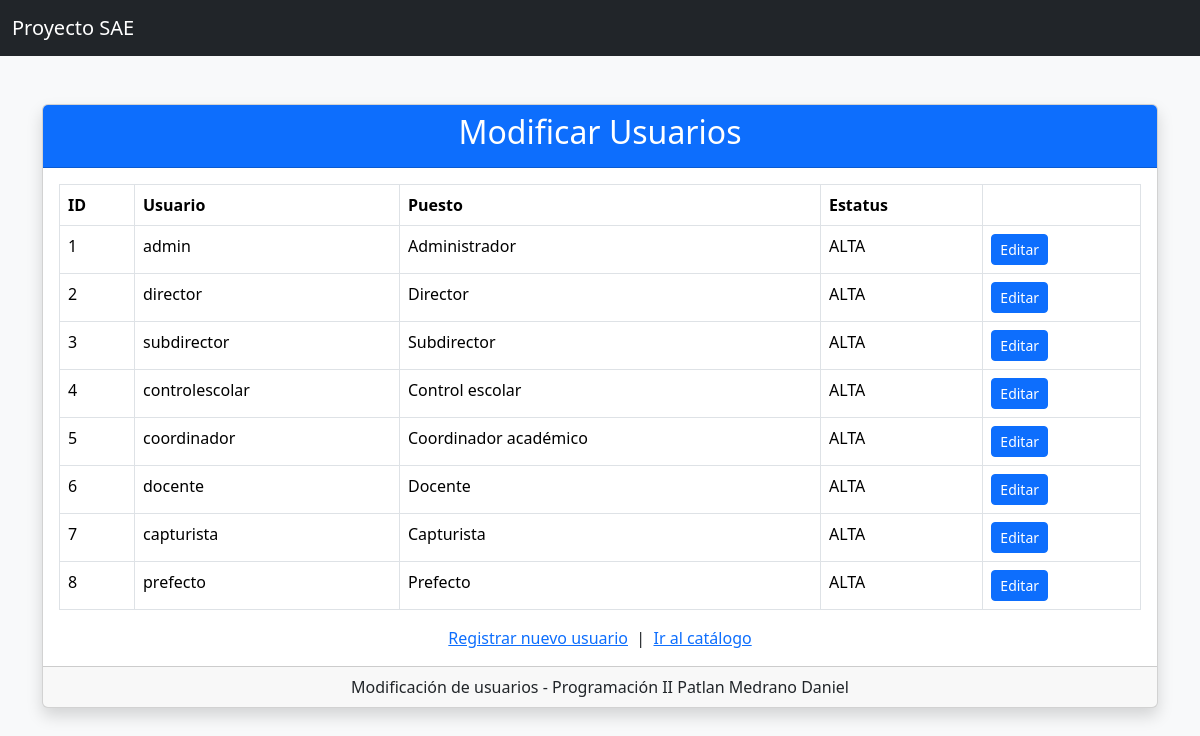
Before: /formularios/modificar/Modificar_Usuarios.php with the older database file.
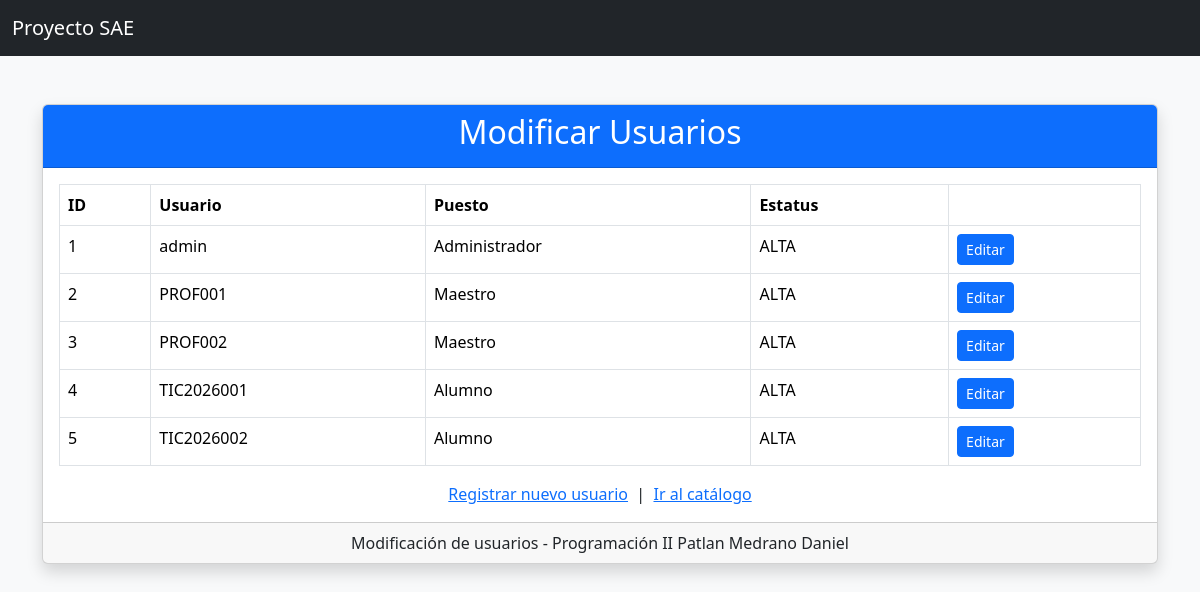
After: the same page with the newer database file.
### tables this page shows
CREATE TABLE usuarios (
    ID_USER        INT AUTO_INCREMENT PRIMARY KEY,
    NOMBREUSER     VARCHAR(50) NOT NULL,
    PWUSER         VARCHAR(40) NOT NULL,    
    PUESTO         INT NOT NULL,            
    ID_PROFESORES  INT NULL DEFAULT NULL,   
    ID_ALUMNOS     INT NULL DEFAULT NULL,   
    STATUS_USER    VARCHAR(4)  NOT NULL DEFAULT 'ALTA',
    UNIQUE KEY uq_nombreuser (NOMBREUSER),
    UNIQUE KEY uq_usuario_profesor (ID_PROFESORES),
    UNIQUE KEY uq_usuario_alumno (ID_ALUMNOS),
    CONSTRAINT fk_usuarios_puesto FOREIGN KEY (PUESTO) REFERENCES puesto (ID_PUESTO),
    CONSTRAINT fk_usuarios_profesor FOREIGN KEY (ID_PROFESORES) REFERENCES profesores (ID_PROFESORES) ON DELETE SET NULL,
    CONSTRAINT fk_usuarios_alumno FOREIGN KEY (ID_ALUMNOS) REFERENCES alumnos (ID_ALUMNOS) ON DELETE SET NULL
);

CREATE TABLE puesto (
    ID_PUESTO           INT AUTO_INCREMENT PRIMARY KEY,
    DESCRIPCION_PUESTO  VARCHAR(50) NOT NULL,
    STATUS_PUESTO       VARCHAR(4)  NOT NULL DEFAULT 'ALTA'
);

### config/auth.php (called while the page is built, shortened)
<?php
$scriptDir = str_replace('\\', '/', dirname($_SERVER['SCRIPT_NAME'] ?? ''));
$base = preg_replace('#/(Cruds|formularios|NavBar|config)(/.*)?$#i', '', $scriptDir);
$base = rtrim($base, '/');

### formularios/modificar/Modificar_Usuarios.php (the view, shortened to what the changed rows need)
<?php
require_once "../../config/conexion.php";
$usuario = null;
$puestos = $conexion->query("SELECT ID_PUESTO, DESCRIPCION_PUESTO, STATUS_PUESTO FROM puesto ORDER BY DESCRIPCION_PUESTO")->fetch_all(MYSQLI_ASSOC);
$listaUsuarios = null;
if ($usuario === null) {
    $listaUsuarios = $conexion->query("SELECT u.ID_USER, u.NOMBREUSER, u.STATUS_USER, p.DESCRIPCION_PUESTO FROM usuarios u INNER JOIN puesto p ON p.ID_PUESTO = u.PUESTO ORDER BY u.ID_USER");
}
?>
<!DOCTYPE html>
<html lang="es">
<head>
    <link href="<?= $base ?>/assets/css/bootstrap.min.css" rel="stylesheet">
</head>
<body class="bg-light">
<?php include __DIR__ . "/../../NavBar/navbar.php"; ?>
<div class="container mt-5">
    <div class="card shadow">
        <div class="card-header bg-primary text-white text-center">
            <h2>Modificar Usuarios</h2>
        </div>
        <div class="card-body">
            <?php if ($usuario !== null) { ?>
                <form method="POST" autocomplete="off">
                    <input type="hidden" name="id" value="<?php echo $usuario["ID_USER"]; ?>">
                    <div class="mb-3">
                        <label class="form-label">Id de usuario</label>
                        <input type="text" class="form-control" value="<?php echo $usuario["ID_USER"]; ?>" readonly>
                    </div>
                    <div class="mb-3">
                        <label class="form-label">Nombre de usuario</label>
                        <input type="text" name="nombreuser" class="form-control" maxlength="50" value="<?php echo htmlspecialchars($usuario["NOMBREUSER"]); ?>" required>
                    </div>
                    <div class="row">
                        <div class="col-md-6 mb-3">
                            <label class="form-label">Nueva contraseña</label>
                            <input type="password" name="pwuser" class="form-control">
                        </div>
                        <div class="col-md-6 mb-3">
                            <label class="form-label">Confirmar nueva contraseña</label>
                            <input type="password" name="pwuser2" class="form-control">
                        </div>
                        <div class="col-12 mb-3 text-muted small">Déjalas vacías si no quieres cambiar la contraseña.</div>
                    </div>
                    <div class="mb-3">
                        <label class="form-label">Puesto</label>
                        <select name="puesto" class="form-control" required>
                            <?php foreach ($puestos as $p) { ?>
                                <option value="<?= $p["ID_PUESTO"] ?>" <?= $usuario["PUESTO"] == $p["ID_PUESTO"] ? "selected" : "" ?>>
                                    <?= htmlspecialchars($p["DESCRIPCION_PUESTO"]) ?><?= $p["STATUS_PUESTO"] !== "ALTA" ? " (BAJA)" : "" ?>
                                </option>
                            <?php } ?>
                        </select>
                    </div>
                    <div class="mb-3">
                        <label class="form-label">Estatus</label>
                        <select name="estatus" class="form-control">
                            <option value="ALTA" <?php if ($usuario["STATUS_USER"] == "ALTA") echo "selected"; ?>>ALTA</option>
                            <option value="BAJA" <?php if ($usuario["STATUS_USER"] == "BAJA") echo "selected"; ?>>BAJA</option>
                        </select>
                    </div>
                    <button type="submit" name="actualizar" class="btn btn-primary">Guardar cambios</button>
                    <a href="<?= $base ?>/Cruds/crudusuarios.php" class="btn btn-secondary">Cancelar</a>
                </form>
            <?php } else { ?>
                <table class="table table-bordered table-hover">
                    <thead>
                        <tr>
                            <th>ID</th>
                            <th>Usuario</th>
                            <th>Puesto</th>
                            <th>Estatus</th>
                            <th></th>
                        </tr>
                    </thead>
                    <tbody>
                        <?php if ($listaUsuarios && $listaUsuarios->num_rows > 0) { ?>
                            <?php while ($fila = $listaUsuarios->fetch_assoc()) { ?>
                                <tr>
                                    <td><?php echo $fila["ID_USER"]; ?></td>
                                    <td><?php echo htmlspecialchars($fila["NOMBREUSER"]); ?></td>
                                    <td><?php echo htmlspecialchars($fila["DESCRIPCION_PUESTO"]); ?></td>
                                    <td><?php echo htmlspecialchars($fila["STATUS_USER"]); ?></td>
                                    <td><a href="?id=<?php echo $fila["ID_USER"]; ?>" class="btn btn-sm btn-primary">Editar</a></td>
                                </tr>
                            <?php } ?>
                        <?php } else { ?>
                            <tr>
                                <td colspan="5" class="text-center">No hay usuarios registrados todavía.</td>
                            </tr>
                        <?php } ?>
                    </tbody>
                </table>
            <?php } ?>
        </div>
    </div>
</div>
</body>
</html>

Changed rows visible on the page:
removed usuarios: ID_USER "6", NOMBREUSER "docente", PUESTO.DESCRIPCION_PUESTO "Docente", STATUS_USER "ALTA"
removed usuarios: ID_USER "7", NOMBREUSER "capturista", PUESTO.DESCRIPCION_PUESTO "Capturista", STATUS_USER "ALTA"
removed usuarios: ID_USER "8", NOMBREUSER "prefecto", PUESTO.DESCRIPCION_PUESTO "Prefecto", STATUS_USER "ALTA"
changed usuarios id 2: NOMBREUSER "director" → "PROF001"; PUESTO.DESCRIPCION_PUESTO "Director" → "Maestro"
changed usuarios id 3: NOMBREUSER "subdirector" → "PROF002"; PUESTO.DESCRIPCION_PUESTO "Subdirector" → "Maestro"
changed usuarios id 4: NOMBREUSER "controlescolar" → "TIC2026001"; PUESTO.DESCRIPCION_PUESTO "Control escolar" → "Alumno"
changed usuarios id 5: NOMBREUSER "coordinador" → "TIC2026002"; PUESTO.DESCRIPCION_PUESTO "Coordinador académico" → "Alumno"
